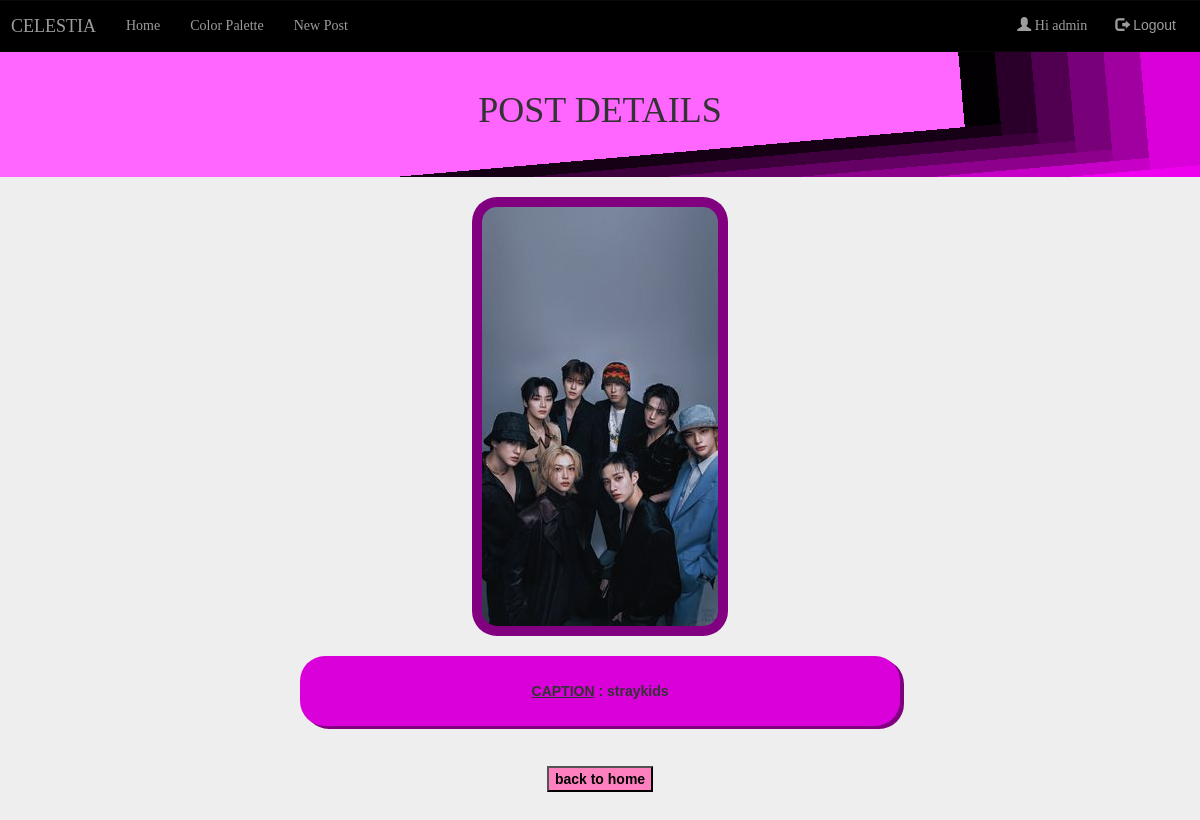
Screenshot of /post/24/ (signed in) with the database file from the repository.
### posts/models.py (models this page shows, shortened)
class Post(models.Model):
    title = models.TextField()
    cover = models.ImageField(upload_to='images/')
    user = models.ForeignKey('auth.User', on_delete=models.CASCADE)
    Like_Count = models.IntegerField(default=0)

### posts/views.py (the view)
# urls.py: path("post/<int:post_id>/", post_detail, name="post_details"), # view a post
def post_detail(request, post_id):
    post = Post.objects.get(id=post_id)
    return render(request, 'post_detail.html', {'post': post})

### templates/post_detail.html (shortened to what this page needs)
{% extends "base.html" %}
{% block content %}
<center>
    <div
    class="fancy"
    style="
      padding: 1em;
      width: 100%;
      height: 130px;
      box-sizing: border-box;
      align-items: center;
      /* At the bottom of our background stack,
       let's have a misty grey solid color */
      background-color: #ff65ff;
      /* We stack linear gradients on top of each
       other to create our color strip effect.
       As you will notice, color gradients are
       considered to be images and can be
       manipulated as such */
      background-image: linear-gradient(
          175deg,
          rgb(0 0 0 / 0%) 95%,
          #ee00ee 95%
        ),
        linear-gradient(85deg, rgb(0 0 0 / 0%) 95%, #da00da 95%),
        linear-gradient(175deg, rgb(0 0 0 / 0%) 90%, #c700c7 90%),
        linear-gradient(85deg, rgb(0 0 0 / 0%) 92%, #9f009f 92%),
        linear-gradient(175deg, rgb(0 0 0 / 0%) 85%, #8c008c 85%),
        linear-gradient(85deg, rgb(0 0 0 / 0%) 89%, #780078 89%),
        linear-gradient(175deg, rgb(0 0 0 / 0%) 80%, #650065 80%),
        linear-gradient(85deg, rgb(0 0 0 / 0%) 86%, #510051 86%),
        linear-gradient(175deg, rgb(0 0 0 / 0%) 75%, #3d003d 75%),
        linear-gradient(85deg, rgb(0 0 0 / 0%) 83%, #2a002a 83%),
        linear-gradient(175deg, rgb(0 0 0 / 0%) 70%, #160016 70%),
        linear-gradient(85deg, rgb(0 0 0 / 0%) 80%, #020002 80%);
    "
  >
<h1 style="padding: 10px ;
 font-family: Times new Roman">POST DETAILS</h1>
</div>
<div >
<img src="{{ post.cover.url}}" style="padding:10px; background-color:purple; border-radius:25px"> <br/>
 <BR>
<div style="padding:25px;background-color:#da00da; width:50%; border-radius:25px; box-shadow:4px 3px purple">
<u><b> CAPTION<b></u> :
{{ post.title }} <br/>
</div>
</div>
<br><br>
<a href="{% url 'home'%}"><button class="button" style="background-color: #ff80bf ; color: black; ">back to home</button></a> <br/>
</center>
<br><br><Br>
{% endblock content %}

### templates/base.html (shortened to what this page needs)
<!DOCTYPE html>
<html>
  <head>
    <link
      rel="stylesheet"
      href="https://maxcdn.bootstrapcdn.com/bootstrap/3.4.1/css/bootstrap.min.css"
    />
  </head>
  <body>
    <nav
      class="navbar sticky-top navbar-inverse"
      style="margin:-5px;padding:0px;background-color:black;color:white">
      <div class="container-fluid">
        <div class="navbar-header">
          <a
            class="navbar-brand"
            href="\"
            style="font-family: comicsans">CELESTIA</a>
        </div>
        <div class="collapse navbar-collapse" id="myNavbar">
          <ul class="nav navbar-nav">
            <li class="{% if url_name == 'home' %}active{% endif %}">
              <a
                href="{% url 'home' %}"
                style="font-family: comicsans">Home</a>
            </li>
            <li class="{% if url_name == 'home' %}active{% endif %}">
              <a
                href="http://localhost:5000" target='_blank'
                style="font-family: comicsans">Color Palette</a>
            </li>
            <li class="{% if url_name == 'add_post' %}active{% endif %}">
              <a
                href="{% url 'add_post' %}"
                style="font-family: comicsans">New Post</a>
            </li>
          </ul>
          <ul class="nav navbar-nav navbar-right">
            {% if user.is_authenticated %}
          <li>
            <a href="#" style="font-family: comicsans"
              ><span class="glyphicon glyphicon-user"></span> Hi {{ user.get_username }}</a
            >
          </li>
          <li>
            <form id="logout-form" method="post" action="{% url 'logout' %}">
              <button type="submit" class="btn btn-link">
                <span class="glyphicon glyphicon-log-out"></span> Logout
              </button>
            </form>
          </li>
          {% endif %}
        </div>
      </div>
    </nav>
    <main>{% block content %} {% endblock %}</main>
  </body>
</html>

### templates/base.html (style rules this page uses)
:root { --card_width: 250px; --row_increment: 10px; --card_border_radius: 16px; --card_small: 26; --card_medium: 33; --card_large: 45; }
body { margin: 0; padding: 0; padding-top: 5px; background-color: #EEEEEE; font-family: arial; }
#logout-form { display: inline; }
#logout-form button { padding-top: 13px; margin: 0; }

### rows the page displays
Post: cover (picture), title "straykids"

### other values shown
{{ user.get_username }} "admin"
